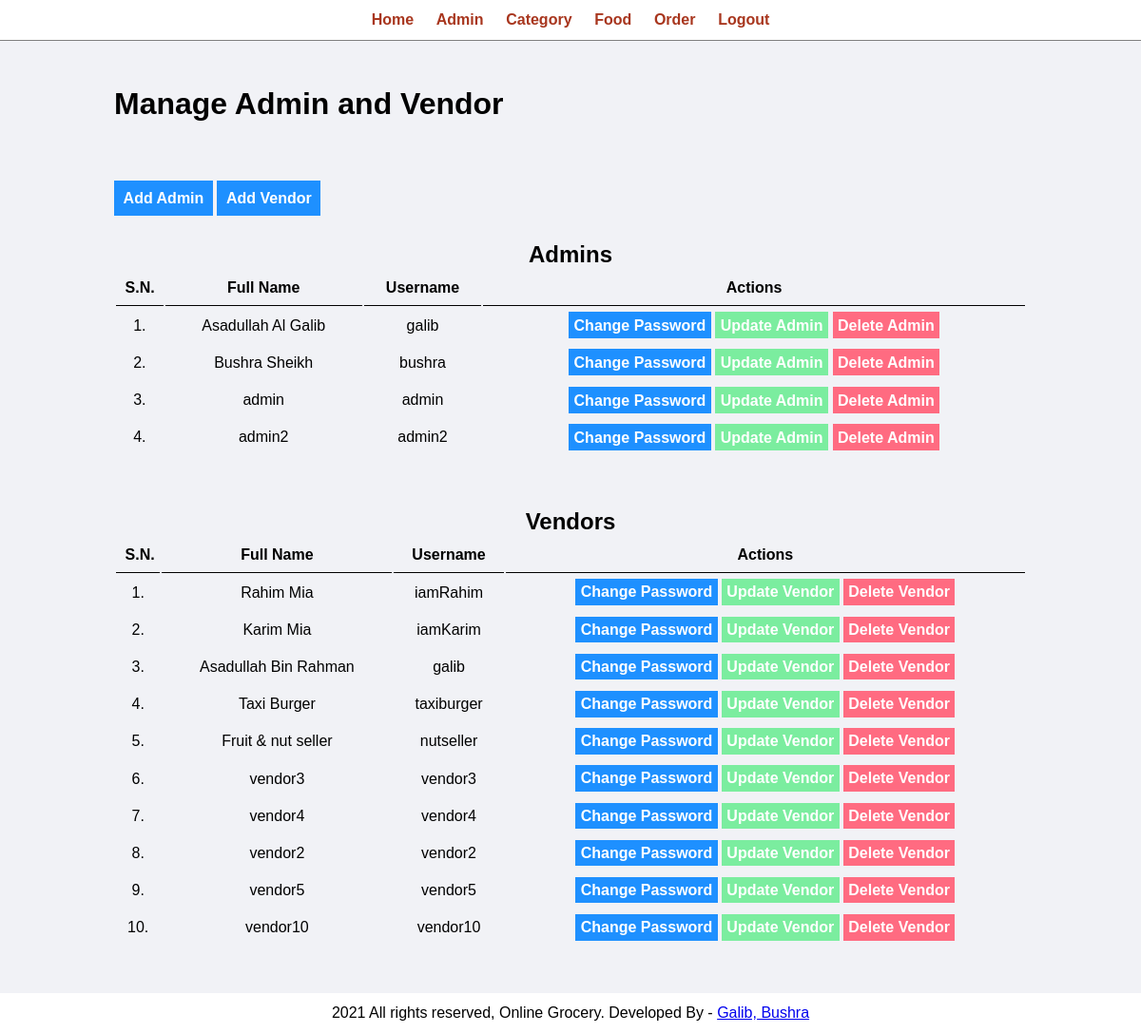
The page /admin/manage-admin.php (signed in) on the database its author committed.
### tables this page shows
CREATE TABLE `tbl_vendor` (
  `id` int(10) UNSIGNED NOT NULL,
  `full_name` varchar(100) NOT NULL,
  `username` varchar(100) NOT NULL,
  `password` varchar(255) NOT NULL
);

### admin/manage-admin.php (the view, shortened to what this page needs)
<link rel="stylesheet" type="text/css" href="../css/admin.css">
<?php include('partials/menu.php'); ?>
        <div class="main-content">
            <div class="wrapper">
                <h1>Manage Admin and Vendor</h1>
                <br />
                <br><br><br>
                <a href="add-admin.php" class="btn-primary">Add Admin</a>
                <a href="add-vendor.php" class="btn-primary">Add Vendor</a>
                <br /><br /><br />
                <table class="tbl-full">
                    <figcaption class="text-center"><h2>Admins</h2></figcaption>
                    <tr class="text-center">
                        <th>S.N.</th>
                        <th>Full Name</th>
                        <th>Username</th>
                        <th>Actions</th>
                    </tr>
                    <?php
                        $sql = "SELECT * FROM tbl_admin";
                        $res = mysqli_query($conn, $sql);
                        if($res==TRUE)
                        {
                            $count = mysqli_num_rows($res);
                            $sn=1;
                            if($count>0)
                            {
                                while($rows=mysqli_fetch_assoc($res))
                                {
                                    $id=$rows['id'];
                                    $full_name=$rows['full_name'];
                                    $username=$rows['username'];
                                    ?>
                                    <tr class="text-center">
                                        <td><?php echo $sn++; ?>. </td>
                                        <td><?php echo $full_name; ?></td>
                                        <td><?php echo $username; ?></td>
                                        <td>
                                            <a href="<?php echo SITEURL; ?>admin/update-password.php?id=<?php echo $id; ?>" class="btn-primary">Change Password</a>
                                            <a href="<?php echo SITEURL; ?>admin/update-admin.php?id=<?php echo $id; ?>" class="btn-secondary">Update Admin</a>
                                            <a href="<?php echo SITEURL; ?>admin/delete-admin.php?id=<?php echo $id; ?>" class="btn-danger">Delete Admin</a>
                                        </td>
                                    </tr>
                                    <?php
                                }
                            }
                            else
                            {
                            }
                        }
                    ?>
                </table>
                <br /><br /><br />
                <table class="tbl-full">
                    <figcaption class="text-center"><h2>Vendors</h2></figcaption>
                    <tr class="text-center">
                        <th>S.N.</th>
                        <th>Full Name</th>
                        <th>Username</th>
                        <th>Actions</th>
                    </tr>
                    <?php
                        $sql = "SELECT * FROM tbl_vendor";
                        $res = mysqli_query($conn, $sql);
                        if($res==TRUE)
                        {
                            $count = mysqli_num_rows($res);
                            $sn=1;
                            if($count>0)
                            {
                                while($rows=mysqli_fetch_assoc($res))
                                {
                                    $id=$rows['id'];
                                    $full_name=$rows['full_name'];
                                    $username=$rows['username'];
                                    ?>
                                    <tr class="text-center">
                                        <td><?php echo $sn++; ?>. </td>
                                        <td><?php echo $full_name; ?></td>
                                        <td><?php echo $username; ?></td>
                                        <td>
                                            <a href="<?php echo SITEURL;?>admin/update-passwordV.php?id=<?php echo $id; ?>" class="btn-primary">Change Password</a>
                                            <a href="<?php echo SITEURL;?>admin/update-vendor.php?id=<?php echo $id; ?>" class="btn-secondary">Update Vendor</a>
                                            <a href="<?php echo SITEURL;?>admin/delete-vendor.php?id=<?php echo $id; ?>" class="btn-danger">Delete Vendor</a>
                                        </td>
                                    </tr>
                                    <?php
                                }
                            }
                            else
                            {
                            }
                        }
                    ?>
                </table>
            </div>
        </div>
<?php include('partials/footer.php'); ?>

### css/admin.css (style rules this page uses)
* { margin: 0; padding: 0; font-family: Arial, Helvetica, sans-serif; }
.wrapper { padding: 1%; width: 80%; margin: 0 auto; }
.text-center { text-align: center; }
.main-content { padding: 3% 0; background-color: #f1f2f6; }
.tbl-full { width: 100%; }
table tr th { border-bottom: 1px solid black; padding: 1%; }
table tr td { padding: 1%; }
.btn-primary { background-color: #1e90ff; padding: 1%; color: white; text-decoration: none; font-weight: bold; }
.btn-secondary { background-color: #7bed9f; padding: 1%; color: white; text-decoration: none; font-weight: bold; }
.btn-danger { background-color: #ff6b81; padding: 1%; color: white; text-decoration: none; font-weight: bold; }

### rows shown on the page
tbl_vendor: full_name "Rahim Mia", username "iamRahim"
tbl_vendor: full_name "Karim Mia", username "iamKarim"
tbl_vendor: full_name "Asadullah Bin Rahman", username "galib"
tbl_vendor: full_name "Taxi Burger", username "taxiburger"
tbl_vendor: full_name "Fruit & nut seller", username "nutseller"
tbl_vendor: full_name "vendor3", username "vendor3"
tbl_vendor: full_name "vendor4", username "vendor4"
tbl_vendor: full_name "vendor2", username "vendor2"
tbl_vendor: full_name "vendor5", username "vendor5"
tbl_vendor: full_name "vendor10", username "vendor10"

### other values the page prints
$full_name "Asadullah Al Galib"
$username "galib"
$full_name "Bushra Sheikh"
$username "bushra"
$full_name "admin"
$username "admin"
$full_name "admin2"
$username "admin2"
